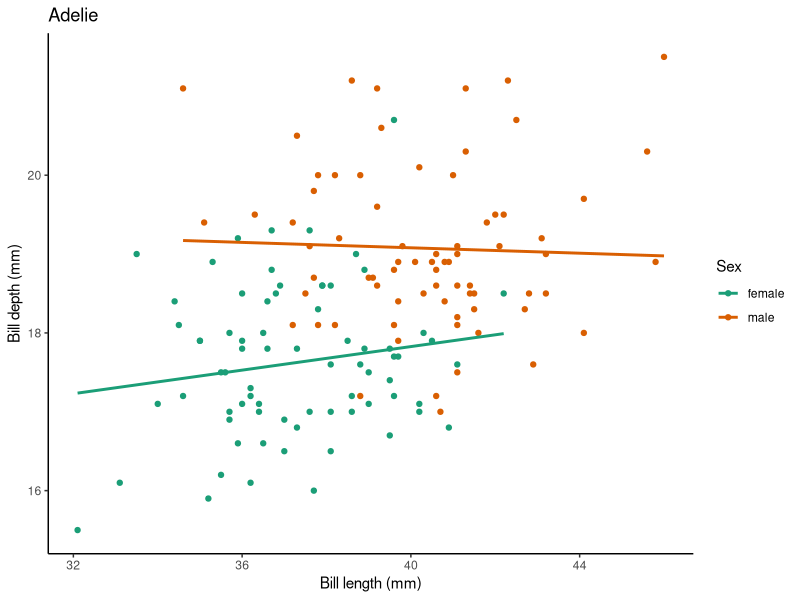
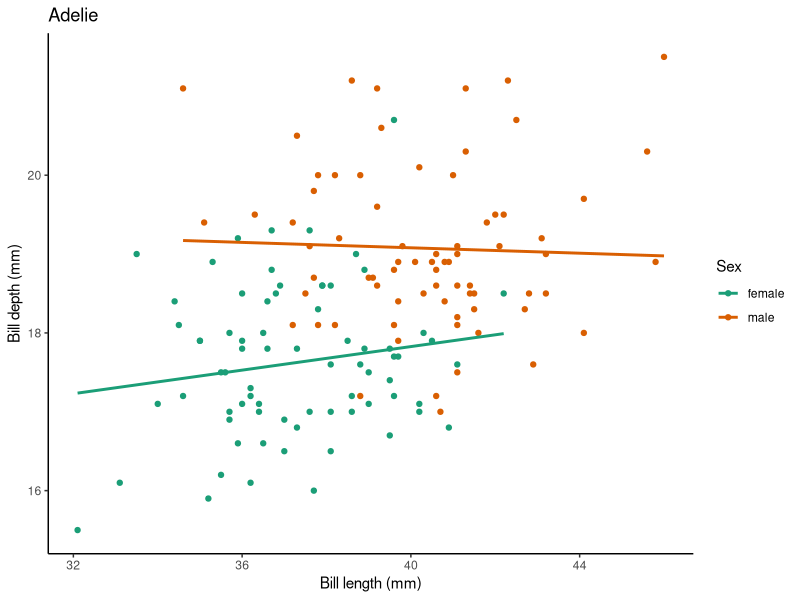
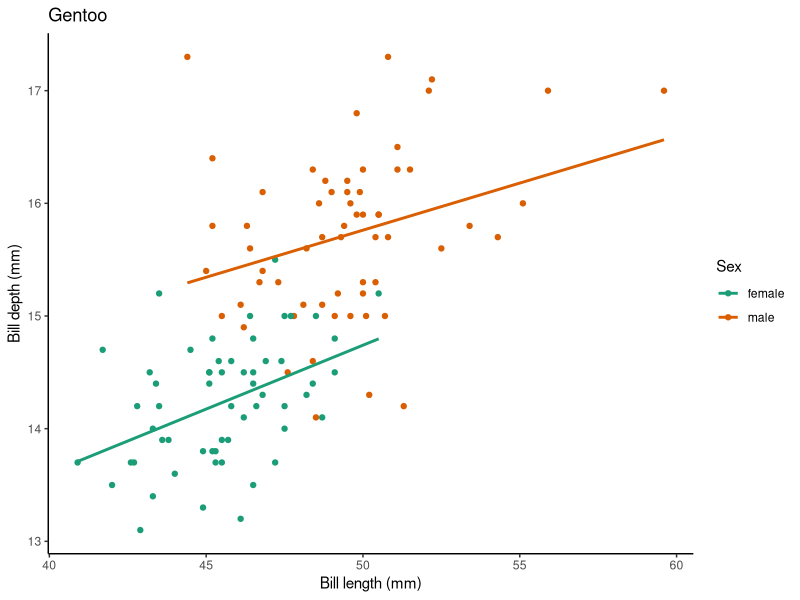
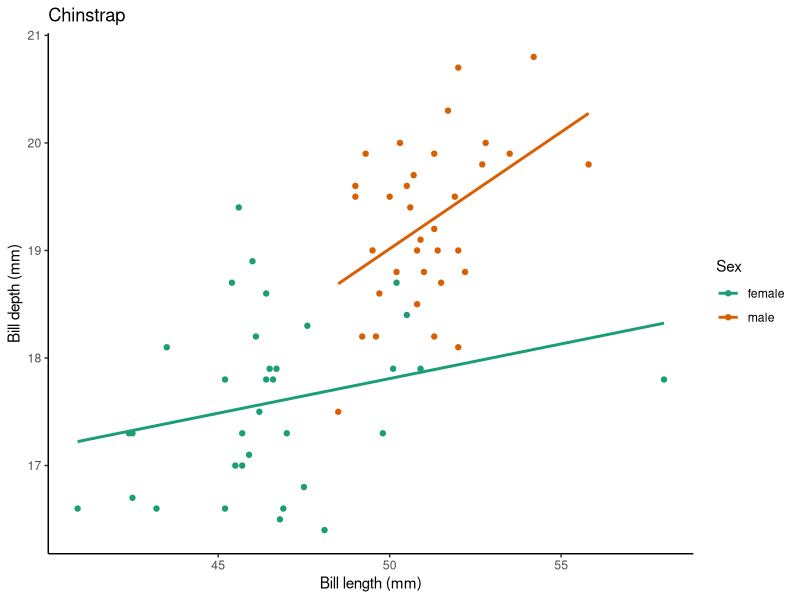
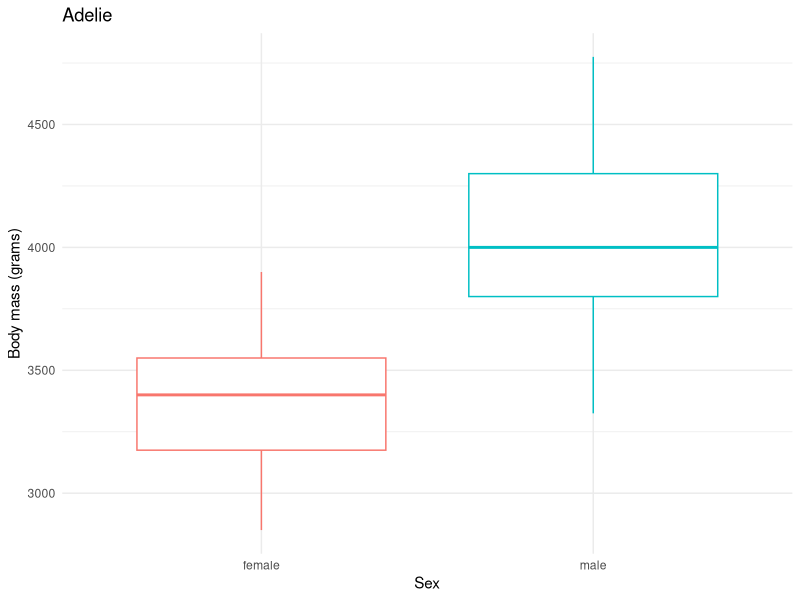
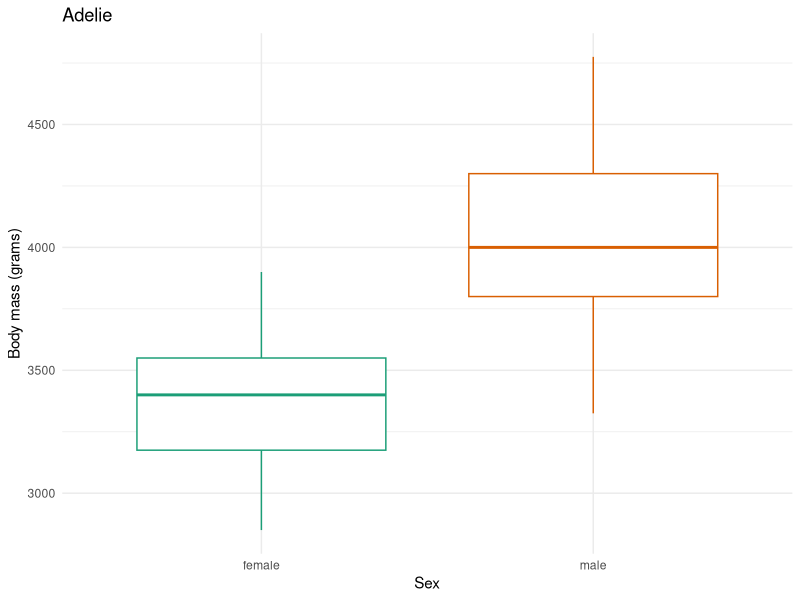
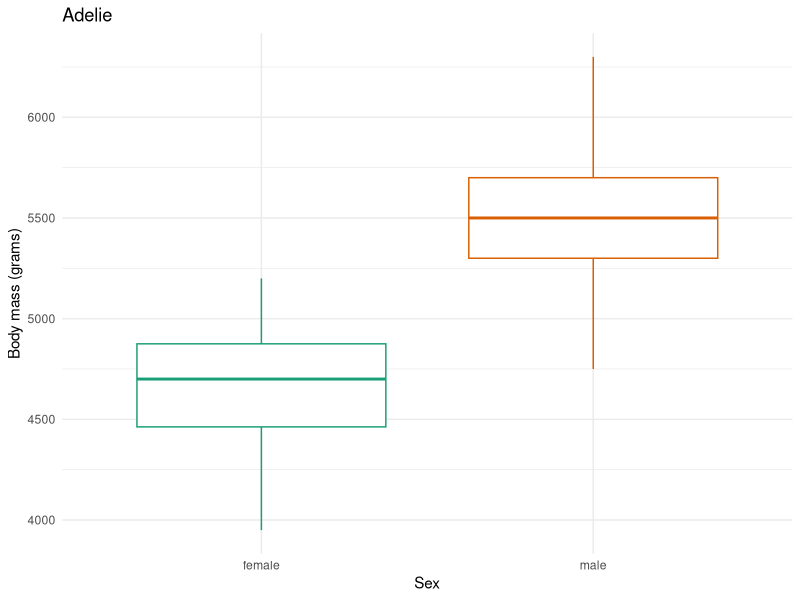
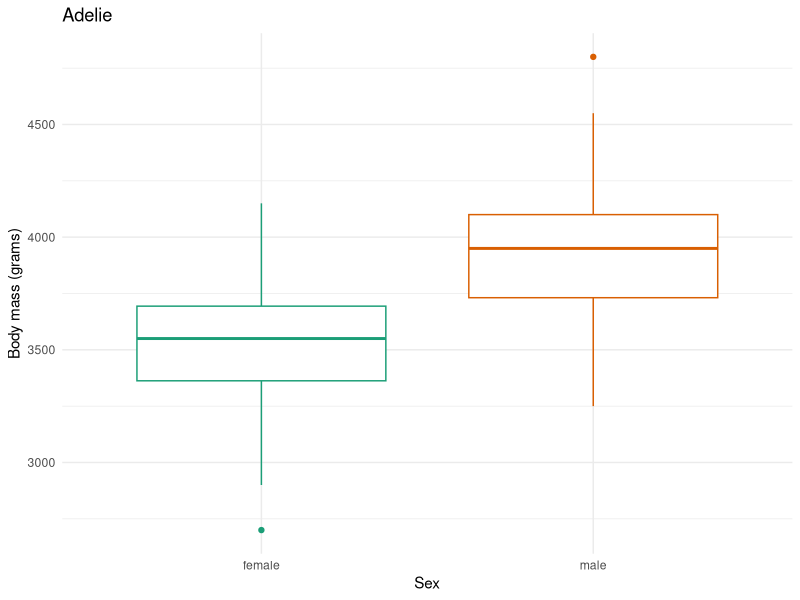

The R source for these figures, in order:
## ---- chunk 1
library(tidyverse) # for wrangling and everything
library(palmerpenguins) # for penguins data
library(glue) # for easy pasting of names
## ---- chunk 2
for (some_value in 1:5) {
  print(some_value * 2)
}
## ---- chunk 3
# iteration 1
some_value <- 1
print(some_value * 2)

# iteration 2
some_value <- 2
print(some_value * 2)

# iteration 3
some_value <- 3
print(some_value * 2)

# iteration 4
some_value <- 4
print(some_value * 2)

# iteration 5
some_value <- 5
print(some_value * 2)
## ---- chunk 4
for (some_value in 1:5) {
  print(some_value * 2)
}
## ---- chunk 5
some_value
## ---- chunk 6
# multiply each element of the vector 1:5 by 2
1:5 * 2
## ---- chunk 7
# create a vector of the names of my special flowers
my_special_flowers <- c("dahlias", "roses", "ranunculus")

# use a for loop to print this message for each flower
for (flower in my_special_flowers) {
  print(glue("I really like {flower}"))
}
## ---- chunk 8
my_location <- "Code Club"
glue("Welcome to {my_location}")
## ---- chunk 9
# a vector of solanaceous vegetables
my_vegetables <- c("Tomato", "Potato", "Pepper", "Eggplant")

for (vegetable in my_vegetables) {
# if the vegetable is tomato, print this message  
  if (vegetable == "Tomato") {
    print(glue("{vegetable} is my favorite Solanaceae vegetable"))
  }
# if the vegetable is anything else, print this message  
  else {
    print(glue("{vegetable} is a perfectly fine Solanaceae vegetable"))
  }
}
## ---- chunk 10
# create your vector of numbers to iterate over
my_vector <- c(-5, -3, 2, 4, 7)

# use a for loop to do the iterating
for (number in my_vector) {
  print(abs(number))
}
## ---- chunk 11
some_integers <- c(1, 5, 12, 401, 1000)

for (number in some_integers) {
# if the number is divisible by 2, print that its even 
  if (number %% 2 == 0) {
    print(glue("{number} is an even number"))
  }
# if the number is anything else, print that its odd 
  else {
    print(glue("{number} is an odd number"))
  }
}
## ---- chunk 12
glimpse(penguins)
## ---- chunk 13
penguins |> 
# select only the Adelie penguins  
  filter(species == "Adelie") |> 
# remove missing values for our variables of interest  
  drop_na(bill_length_mm, bill_depth_mm, sex) |> 
  ggplot(aes(x = bill_length_mm, y = bill_depth_mm, color = sex)) +
    geom_point() + 
    geom_smooth(method = "lm", # use a linear model
                se = FALSE) + # turn off confidence interval
    scale_color_brewer(palette = "Dark2") +
    labs(title = "Adelie", # put the species name as the title
         x = "Bill length (mm)",
         y = "Bill depth (mm)",
         color = "Sex") +
    theme_classic() 
## ---- chunk 14
# create a vector that has all the penguin species names
penguin_species <- unique(penguins$species)

# use a for loop to iterate over the penguin species
for (focal_species in penguin_species) {
# filter your df for each focal_species  
  one_penguin_species <- penguins |> 
    filter(species == focal_species) |> 
    drop_na(bill_length_mm, bill_depth_mm, sex) 
  
# plot
  plot <- one_penguin_species |>   
    ggplot(aes(x = bill_length_mm, y = bill_depth_mm, color = sex)) +
    geom_point() + 
    geom_smooth(method = "lm", # use a linear model
                se = FALSE) + # turn off confidence interval
    scale_color_brewer(palette = "Dark2") +
    labs(title = focal_species, # put the species name as the title
         x = "Bill length (mm)",
         y = "Bill depth (mm)",
         color = "Sex") +
    theme_classic() 

# print the plot
  print(plot)
}
## ---- chunk 15
for (focal_species in penguin_species) {
# filter your df for each focal_species  
  one_penguin_species <- penguins |> 
    filter(species == focal_species) |> 
    drop_na(bill_length_mm, bill_depth_mm, sex) 
  
# plot
  plot <- one_penguin_species |>   
    ggplot(aes(x = bill_length_mm, y = bill_depth_mm, color = sex)) +
    geom_point() + 
    geom_smooth(method = "lm", # use a linear model
                se = FALSE) + # turn off confidence interval
    scale_color_brewer(palette = "Dark2") +
    labs(title = focal_species, # put the species name as the title
         x = "Bill length (mm)",
         y = "Bill depth (mm)",
         color = "Sex") +
    theme_classic() 

# save the plots
  filename <- glue("figs/{focal_species}_bill-dimensions.png") # create filename
  ggsave(filename = filename, 
         plot = plot) # save the plot to file
}
## ---- chunk 16
penguins |> 
  filter(species == "Adelie") |> 
  drop_na(body_mass_g, sex) |> 
  ggplot(aes(x = sex, y = body_mass_g, color = sex)) +
  geom_boxplot() +
  theme_minimal() +
  theme(legend.position = "none") + # don't need one bc duplicative with x-axis
  labs(x = "Sex",
        y = "Body mass (grams)",
        title = "Adelie")
  
## ---- chunk 17
for (focal_species in penguin_species) {
# filter your df for each focal_species  
  one_penguin_species <- penguins |> 
    filter(species == focal_species) |> 
    drop_na(bill_length_mm, bill_depth_mm, sex) 
  
# plot
  plot <- one_penguin_species |>   
    ggplot(aes(x = sex, y = body_mass_g, color = sex)) +
      geom_boxplot() +
      theme_minimal() +
      scale_color_brewer(palette = "Dark2") +
      theme(legend.position = "none") + # don't need one bc duplicative with x-axis
      labs(x = "Sex",
        y = "Body mass (grams)",
        title = "Adelie")

# print the plots  
  print(plot)

# save the plots
  filename <- glue("figs/{focal_species}_body-mass-by-sex.png") # create filename
  ggsave(filename = filename, 
         plot = plot) # save the plot to file
}
## ---- chunk 18
mm_to_inch <- function(value_in_mm) {
  value_in_mm * 0.0393701 # code to convert from mm to inch
}
## ---- chunk 19
mm_to_inch(value_in_mm = 100)
## ---- chunk 20
mm_to_inch(100)
## ---- chunk 21
mm_to_inch(penguins$bill_length_mm)
## ---- chunk 22
penguins |> 
  mutate(bill_length_inch = mm_to_inch(bill_length_mm))
## ---- chunk 23
# calculate the coefficient of variation by 
# dividing the standard deviation by the mean
cv <- function(x) {
        (sd(x)/mean(x))
}
## ---- chunk 24
calculate_bmi <- function(weight_kg, height_cm) {
  weight_kg/(height_cm/100)^2
}
## ---- chunk 25
calculate_bmi(weight_kg = 80, height_cm = 180)
## ---- chunk 26
# this is wrong
calculate_bmi(180, 80)
## ---- chunk 27
# this is better
calculate_bmi(height_cm = 180, weight_kg = 80)
## ---- chunk 28
# create a function to convert F to C
degF_to_degC <- function(deg_F) {
  (deg_F - 32) * (5/9)
}

# create a function to convert C to F
degC_to_degF <- function(deg_C) {
  (deg_C * (9/5)) + 32
}
## ---- chunk 29
degF_to_degC(deg_F = 32)

degF_to_degC(deg_F = 100)

degC_to_degF(deg_C = 0)

degC_to_degF(deg_C = -40)
## ---- chunk 30
species_bill_plotting <- function(focal_species) {
    penguins |> 
    filter(species == focal_species) |> 
    drop_na() |> 
    ggplot(aes(x = bill_length_mm, y = bill_depth_mm, color = sex)) +
    geom_point() + 
    geom_smooth(method = "lm", # use a linear model
                se = FALSE) + # turn off confidence interval
    scale_color_brewer(palette = "Dark2") +
    labs(title = focal_species, # put the species name as the title
         x = "Bill length (mm)",
         y = "Bill depth (mm)",
         color = "Sex", 
         caption = "Data collected from LTER, Antarctica") + 
    theme_classic() 
}
## ---- chunk 31
species_bill_plotting("Adelie")
## ---- chunk 32
for (focal_species in penguin_species) {
  # pass each focal species to the species_bill_plotting function
  species_bill_plotting(focal_species)

# save the plots
  filename <- glue("figs/{focal_species}_bill-dimensions.png") # create filename
  ggsave(filename, plot) # save the plot to file
}
## ---- chunk 33
anova <- aov(data = penguins,
             body_mass_g ~ species)
## ---- chunk 34
glimpse(anova)
## ---- chunk 35

